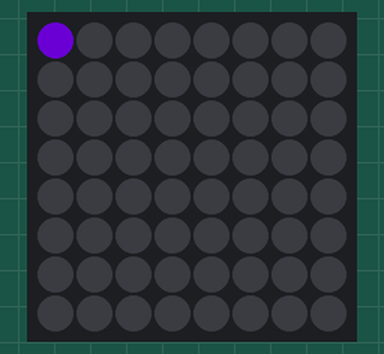
Simulated run of this program. Board: Raspberry Pi (BCM pin numbers) with a Sense HAT. Parts: the Sense HAT's 8×8 RGB LED matrix. Dim RGB values are drawn brighter than linear; random numbers come from a fixed seed.

Above: at 0.1 s.
At 5.6 s:
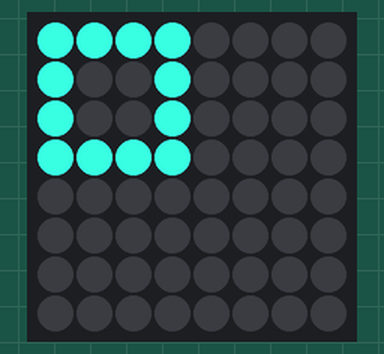
At 9.6 s:
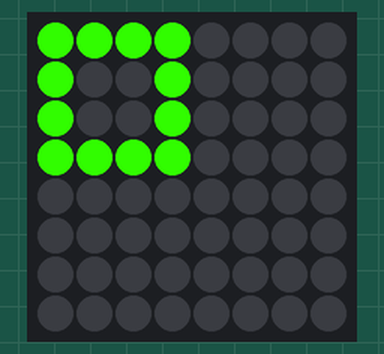
At 19.1 s:
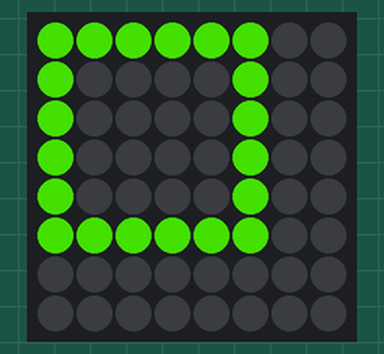
At 28.6 s:
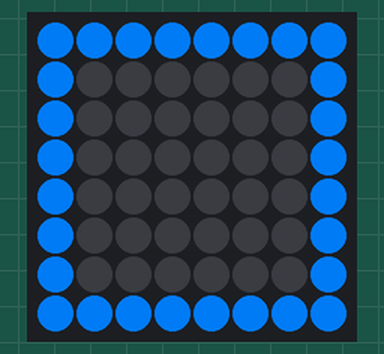
At 38.6 s:
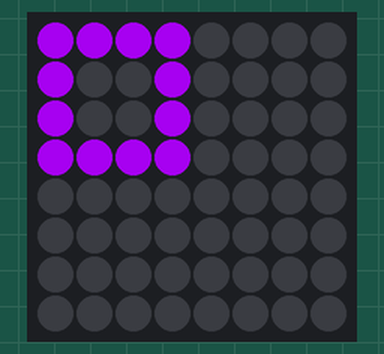

The program:

rect_animated.py
```python
from sense_hat import SenseHat
from random import randint
import time

sense = SenseHat()
sense.clear()

while True:
    c=(randint(0,255),randint(0,255),randint(0,255))
    b=(0,0,0) #blank

    rectangle1 = [
        c,b,b,b,b,b,b,b,
        b,b,b,b,b,b,b,b,
        b,b,b,b,b,b,b,b,
        b,b,b,b,b,b,b,b,
        b,b,b,b,b,b,b,b,
        b,b,b,b,b,b,b,b,
        b,b,b,b,b,b,b,b,
        b,b,b,b,b,b,b,b,
    ]
    rectangle2 = [
        c,c,c,c,b,b,b,b,
        c,b,b,c,b,b,b,b,
        c,b,b,c,b,b,b,b,
        c,c,c,c,b,b,b,b,
        b,b,b,b,b,b,b,b,
        b,b,b,b,b,b,b,b,
        b,b,b,b,b,b,b,b,
        b,b,b,b,b,b,b,b,
    ]
    rectangle3 = [
        c,c,c,c,c,c,b,b,
        c,b,b,b,b,c,b,b,
        c,b,b,b,b,c,b,b,
        c,b,b,b,b,c,b,b,
        c,b,b,b,b,c,b,b,
        c,c,c,c,c,c,b,b,
        b,b,b,b,b,b,b,b,
        b,b,b,b,b,b,b,b,
    ]
    rectangle4 = [
        c,c,c,c,c,c,c,c,
        c,b,b,b,b,b,b,c,
        c,b,b,b,b,b,b,c,
        c,b,b,b,b,b,b,c,
        c,b,b,b,b,b,b,c,
        c,b,b,b,b,b,b,c,
        c,b,b,b,b,b,b,c,
        c,c,c,c,c,c,c,c,
    ]


    sense.set_pixels(rectangle1)
    time.sleep(0.5)
    sense.set_pixels(rectangle2)
    time.sleep(0.5)
    sense.set_pixels(rectangle3)
    time.sleep(0.5)
    sense.set_pixels(rectangle4)
    time.sleep(0.5)
    sense.set_pixels(rectangle3)
    time.sleep(0.5)
    sense.set_pixels(rectangle2)
    time.sleep(0.5)
```

Measured:
- what the display in image 1 shows lasts 0.5 s, from 5.5 s to 6.0 s
